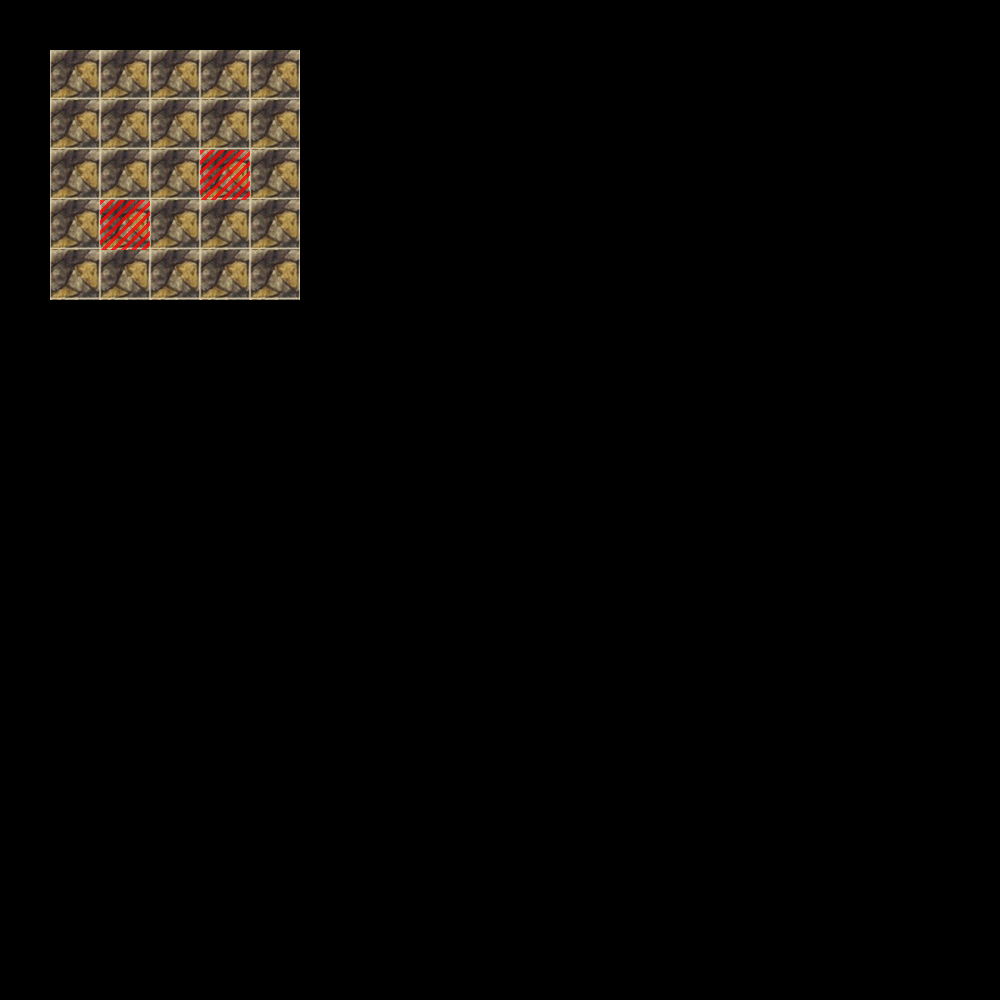

A 2D game scene composited from a Tiled map and its tileset images. What follows is a short description and the map's XML, with every tile layer's data as written:
An orthogonal 20x20 tile map with 50x50 px tiles, 2 tile layers (map, blocked) and 3 objects.

<map version="1.0" orientation="orthogonal" renderorder="right-down" width="20" height="20" tilewidth="50" tileheight="50" nextobjectid="7">
 <tileset firstgid="1" name="level01" tilewidth="50" tileheight="50" tilecount="50" columns="10">
  <image source="../../assets/tile/level01.png" width="500" height="250" />
 </tileset>
 <layer name="map" width="20" height="20">
  <data encoding="csv">
0,0,0,0,0,0,0,0,0,0,0,0,0,0,0,0,0,0,0,0,
0,23,23,23,23,23,0,0,0,0,0,0,0,0,0,0,0,0,0,0,
0,23,23,23,23,23,0,0,0,0,0,0,0,0,0,0,0,0,0,0,
0,23,23,23,23,23,0,0,0,0,0,0,0,0,0,0,0,0,0,0,
0,23,23,23,23,23,0,0,0,0,0,0,0,0,0,0,0,0,0,0,
0,23,23,23,23,23,0,0,0,0,0,0,0,0,0,0,0,0,0,0,
0,0,0,0,0,0,0,0,0,0,0,0,0,0,0,0,0,0,0,0,
0,0,0,0,0,0,0,0,0,0,0,0,0,0,0,0,0,0,0,0,
0,0,0,0,0,0,0,0,0,0,0,0,0,0,0,0,0,0,0,0,
0,0,0,0,0,0,0,0,0,0,0,0,0,0,0,0,0,0,0,0,
0,0,0,0,0,0,0,0,0,0,0,0,0,0,0,0,0,0,0,0,
0,0,0,0,0,0,0,0,0,0,0,0,0,0,0,0,0,0,0,0,
0,0,0,0,0,0,0,0,0,0,0,0,0,0,0,0,0,0,0,0,
0,0,0,0,0,0,0,0,0,0,0,0,0,0,0,0,0,0,0,0,
0,0,0,0,0,0,0,0,0,0,0,0,0,0,0,0,0,0,0,0,
0,0,0,0,0,0,0,0,0,0,0,0,0,0,0,0,0,0,0,0,
0,0,0,0,0,0,0,0,0,0,0,0,0,0,0,0,0,0,0,0,
0,0,0,0,0,0,0,0,0,0,0,0,0,0,0,0,0,0,0,0,
0,0,0,0,0,0,0,0,0,0,0,0,0,0,0,0,0,0,0,0,
0,0,0,0,0,0,0,0,0,0,0,0,0,0,0,0,0,0,0,0
</data>
 </layer>
 <objectgroup name="blocked">
  <object id="3" x="200" y="150" width="50" height="50" />
  <object id="4" x="300" y="0" width="50" height="350" />
  <object id="5" x="100" y="200" width="50" height="50" />
 </objectgroup>
 <layer name="blocked" width="20" height="20">
  <data encoding="csv">
0,0,0,0,0,0,0,0,0,0,0,0,0,0,0,0,0,0,0,0,
0,0,0,0,0,0,0,0,0,0,0,0,0,0,0,0,0,0,0,0,
0,0,0,0,0,0,0,0,0,0,0,0,0,0,0,0,0,0,0,0,
0,0,0,0,43,0,0,0,0,0,0,0,0,0,0,0,0,0,0,0,
0,0,43,0,0,0,0,0,0,0,0,0,0,0,0,0,0,0,0,0,
0,0,0,0,0,0,0,0,0,0,0,0,0,0,0,0,0,0,0,0,
0,0,0,0,0,0,0,0,0,0,0,0,0,0,0,0,0,0,0,0,
0,0,0,0,0,0,0,0,0,0,0,0,0,0,0,0,0,0,0,0,
0,0,0,0,0,0,0,0,0,0,0,0,0,0,0,0,0,0,0,0,
0,0,0,0,0,0,0,0,0,0,0,0,0,0,0,0,0,0,0,0,
0,0,0,0,0,0,0,0,0,0,0,0,0,0,0,0,0,0,0,0,
0,0,0,0,0,0,0,0,0,0,0,0,0,0,0,0,0,0,0,0,
0,0,0,0,0,0,0,0,0,0,0,0,0,0,0,0,0,0,0,0,
0,0,0,0,0,0,0,0,0,0,0,0,0,0,0,0,0,0,0,0,
0,0,0,0,0,0,0,0,0,0,0,0,0,0,0,0,0,0,0,0,
0,0,0,0,0,0,0,0,0,0,0,0,0,0,0,0,0,0,0,0,
0,0,0,0,0,0,0,0,0,0,0,0,0,0,0,0,0,0,0,0,
0,0,0,0,0,0,0,0,0,0,0,0,0,0,0,0,0,0,0,0,
0,0,0,0,0,0,0,0,0,0,0,0,0,0,0,0,0,0,0,0,
0,0,0,0,0,0,0,0,0,0,0,0,0,0,0,0,0,0,0,0
</data>
 </layer>
</map>